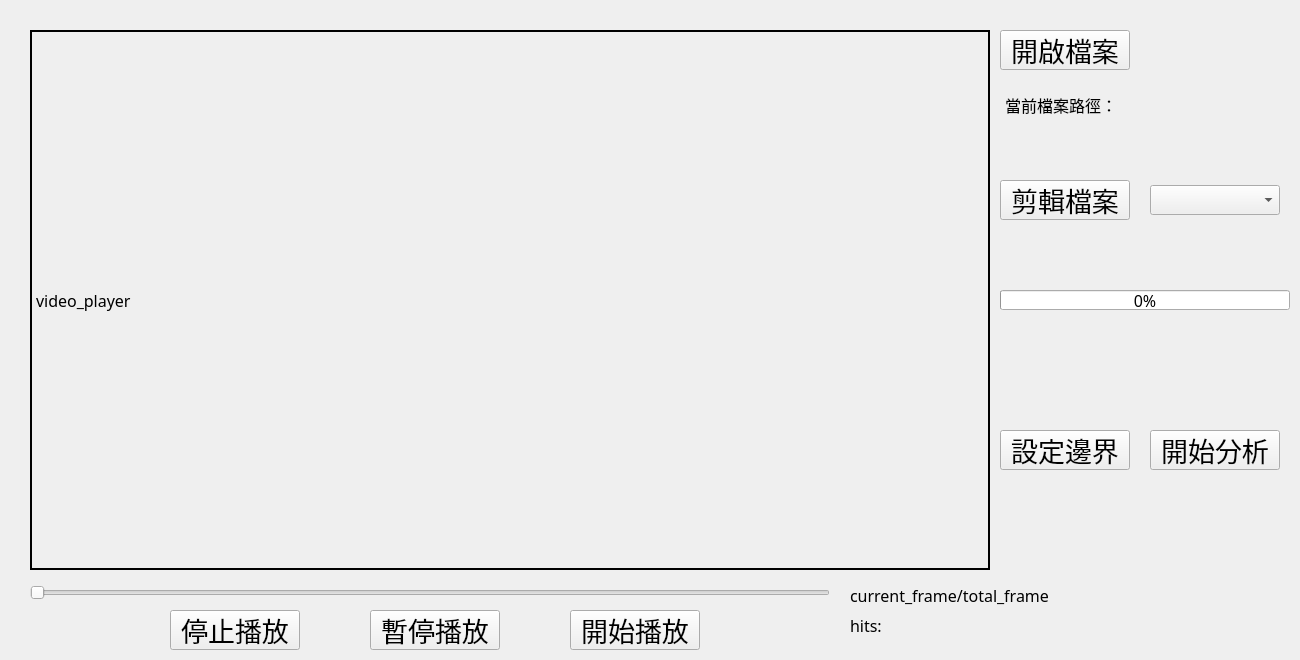
<?xml version="1.0" encoding="UTF-8"?>
<ui version="4.0">
 <class>MainWindow</class>
 <widget class="QMainWindow" name="MainWindow">
  <property name="geometry">
   <rect>
    <x>0</x>
    <y>0</y>
    <width>1300</width>
    <height>660</height>
   </rect>
  </property>
  <property name="windowTitle">
   <string>MainWindow</string>
  </property>
  <widget class="QWidget" name="centralwidget">
   <widget class="QLabel" name="label_videoPlayer">
    <property name="geometry">
     <rect>
      <x>30</x>
      <y>30</y>
      <width>960</width>
      <height>540</height>
     </rect>
    </property>
    <property name="font">
     <font>
      <family>Arial Unicode MS</family>
      <pointsize>12</pointsize>
     </font>
    </property>
    <property name="mouseTracking">
     <bool>false</bool>
    </property>
    <property name="frameShape">
     <enum>QFrame::WinPanel</enum>
    </property>
    <property name="text">
     <string>video_player</string>
    </property>
   </widget>
   <widget class="QPushButton" name="button_openFile">
    <property name="geometry">
     <rect>
      <x>1000</x>
      <y>30</y>
      <width>130</width>
      <height>40</height>
     </rect>
    </property>
    <property name="font">
     <font>
      <family>微軟正黑體</family>
      <pointsize>20</pointsize>
     </font>
    </property>
    <property name="contextMenuPolicy">
     <enum>Qt::DefaultContextMenu</enum>
    </property>
    <property name="text">
     <string>開啟檔案</string>
    </property>
   </widget>
   <widget class="QSlider" name="slider_videoframe">
    <property name="geometry">
     <rect>
      <x>30</x>
      <y>580</y>
      <width>800</width>
      <height>25</height>
     </rect>
    </property>
    <property name="orientation">
     <enum>Qt::Horizontal</enum>
    </property>
   </widget>
   <widget class="QLabel" name="label_frameInfo">
    <property name="geometry">
     <rect>
      <x>850</x>
      <y>580</y>
      <width>200</width>
      <height>30</height>
     </rect>
    </property>
    <property name="font">
     <font>
      <family>Arial Unicode MS</family>
      <pointsize>12</pointsize>
     </font>
    </property>
    <property name="text">
     <string>current_frame/total_frame</string>
    </property>
   </widget>
   <widget class="QPushButton" name="button_play">
    <property name="geometry">
     <rect>
      <x>570</x>
      <y>610</y>
      <width>130</width>
      <height>40</height>
     </rect>
    </property>
    <property name="font">
     <font>
      <family>微軟正黑體</family>
      <pointsize>20</pointsize>
     </font>
    </property>
    <property name="text">
     <string>開始播放</string>
    </property>
   </widget>
   <widget class="QPushButton" name="button_stop">
    <property name="geometry">
     <rect>
      <x>170</x>
      <y>610</y>
      <width>130</width>
      <height>40</height>
     </rect>
    </property>
    <property name="font">
     <font>
      <family>微軟正黑體</family>
      <pointsize>20</pointsize>
     </font>
    </property>
    <property name="text">
     <string>停止播放</string>
    </property>
   </widget>
   <widget class="QLabel" name="label_file">
    <property name="geometry">
     <rect>
      <x>1005</x>
      <y>90</y>
      <width>300</width>
      <height>30</height>
     </rect>
    </property>
    <property name="font">
     <font>
      <family>微軟正黑體</family>
      <pointsize>12</pointsize>
     </font>
    </property>
    <property name="text">
     <string>當前檔案路徑：</string>
    </property>
   </widget>
   <widget class="QPushButton" name="button_pause">
    <property name="geometry">
     <rect>
      <x>370</x>
      <y>610</y>
      <width>130</width>
      <height>40</height>
     </rect>
    </property>
    <property name="font">
     <font>
      <family>微軟正黑體</family>
      <pointsize>20</pointsize>
     </font>
    </property>
    <property name="text">
     <string>暫停播放</string>
    </property>
   </widget>
   <widget class="QProgressBar" name="progressBar">
    <property name="geometry">
     <rect>
      <x>1000</x>
      <y>290</y>
      <width>290</width>
      <height>20</height>
     </rect>
    </property>
    <property name="font">
     <font>
      <family>Arial Unicode MS</family>
      <pointsize>12</pointsize>
     </font>
    </property>
    <property name="value">
     <number>0</number>
    </property>
   </widget>
   <widget class="QPushButton" name="button_boundary">
    <property name="geometry">
     <rect>
      <x>1000</x>
      <y>430</y>
      <width>130</width>
      <height>40</height>
     </rect>
    </property>
    <property name="font">
     <font>
      <family>微軟正黑體</family>
      <pointsize>20</pointsize>
     </font>
    </property>
    <property name="text">
     <string>設定邊界</string>
    </property>
   </widget>
   <widget class="QLabel" name="label_filePath">
    <property name="geometry">
     <rect>
      <x>1008</x>
      <y>120</y>
      <width>270</width>
      <height>30</height>
     </rect>
    </property>
    <property name="font">
     <font>
      <family>Arial Unicode MS</family>
      <pointsize>12</pointsize>
     </font>
    </property>
    <property name="text">
     <string/>
    </property>
   </widget>
   <widget class="QPushButton" name="button_startTrack">
    <property name="geometry">
     <rect>
      <x>1150</x>
      <y>430</y>
      <width>130</width>
      <height>40</height>
     </rect>
    </property>
    <property name="font">
     <font>
      <family>微軟正黑體</family>
      <pointsize>20</pointsize>
     </font>
    </property>
    <property name="text">
     <string>開始分析</string>
    </property>
   </widget>
   <widget class="QLabel" name="label_hits">
    <property name="geometry">
     <rect>
      <x>850</x>
      <y>610</y>
      <width>180</width>
      <height>30</height>
     </rect>
    </property>
    <property name="font">
     <font>
      <family>Arial Unicode MS</family>
      <pointsize>12</pointsize>
     </font>
    </property>
    <property name="text">
     <string>hits:</string>
    </property>
   </widget>
   <widget class="QComboBox" name="comboBox">
    <property name="geometry">
     <rect>
      <x>1150</x>
      <y>185</y>
      <width>130</width>
      <height>30</height>
     </rect>
    </property>
    <property name="font">
     <font>
      <family>Arial Unicode MS</family>
      <pointsize>12</pointsize>
     </font>
    </property>
   </widget>
   <widget class="QPushButton" name="button_clipFile">
    <property name="geometry">
     <rect>
      <x>1000</x>
      <y>180</y>
      <width>130</width>
      <height>40</height>
     </rect>
    </property>
    <property name="font">
     <font>
      <family>微軟正黑體</family>
      <pointsize>20</pointsize>
     </font>
    </property>
    <property name="contextMenuPolicy">
     <enum>Qt::DefaultContextMenu</enum>
    </property>
    <property name="text">
     <string>剪輯檔案</string>
    </property>
   </widget>
   <widget class="QLabel" name="label_state">
    <property name="geometry">
     <rect>
      <x>1005</x>
      <y>330</y>
      <width>230</width>
      <height>30</height>
     </rect>
    </property>
    <property name="font">
     <font>
      <family>微軟正黑體</family>
      <pointsize>12</pointsize>
     </font>
    </property>
    <property name="text">
     <string/>
    </property>
   </widget>
  </widget>
 </widget>
 <resources/>
 <connections/>
</ui>
